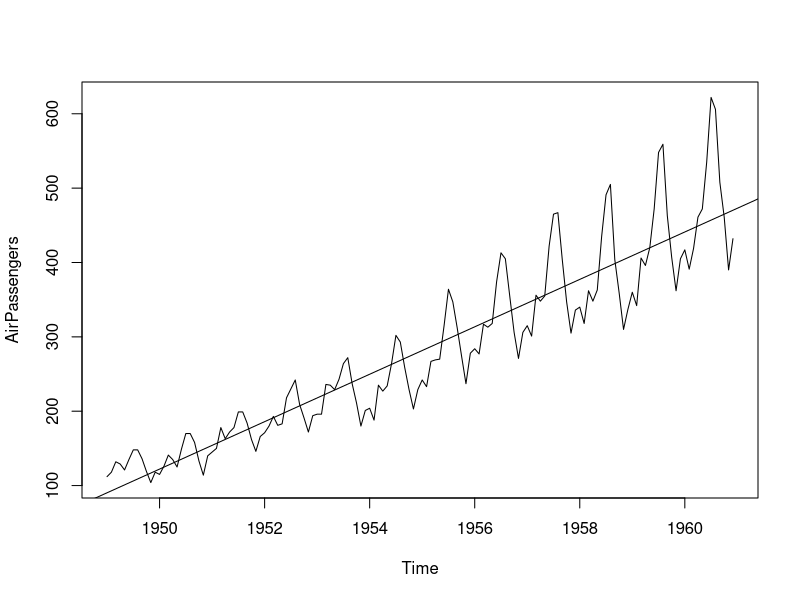
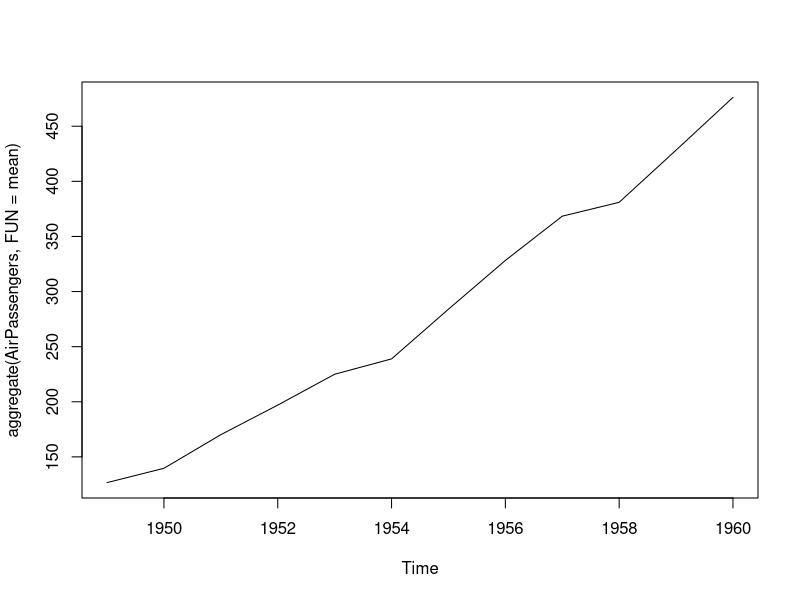
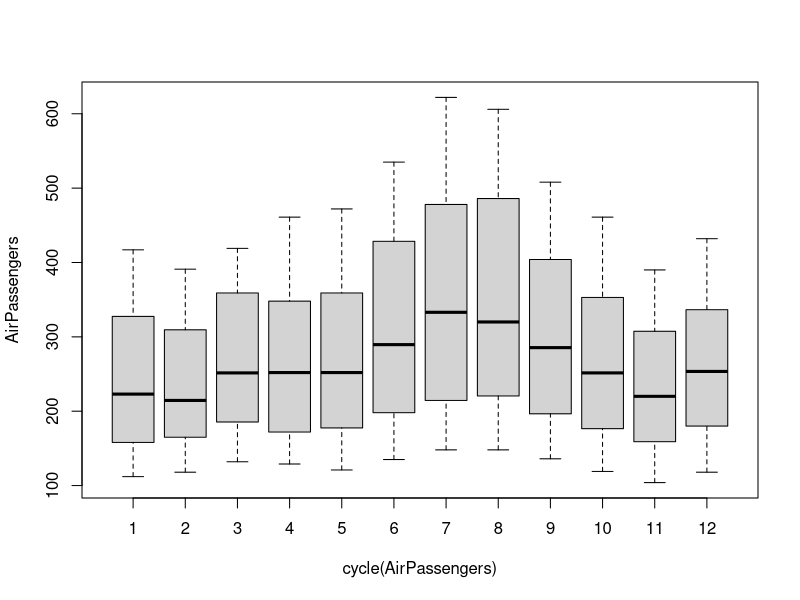
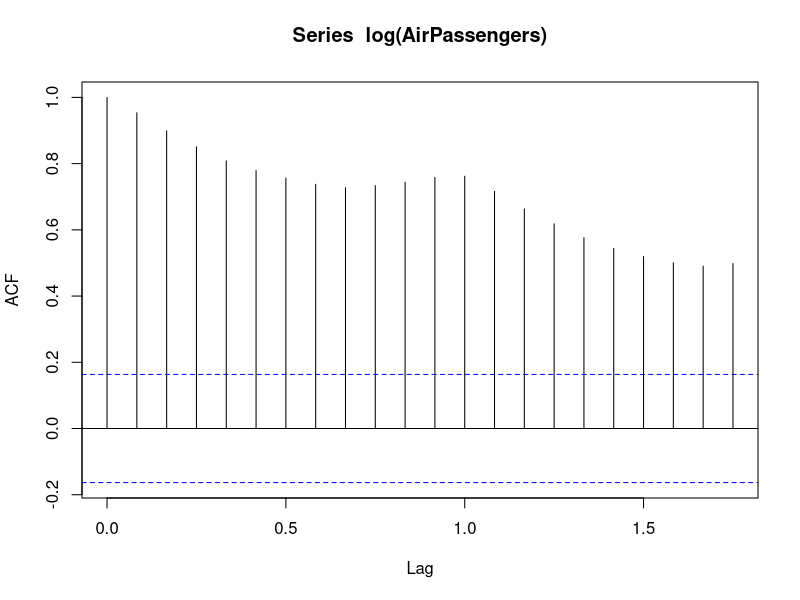
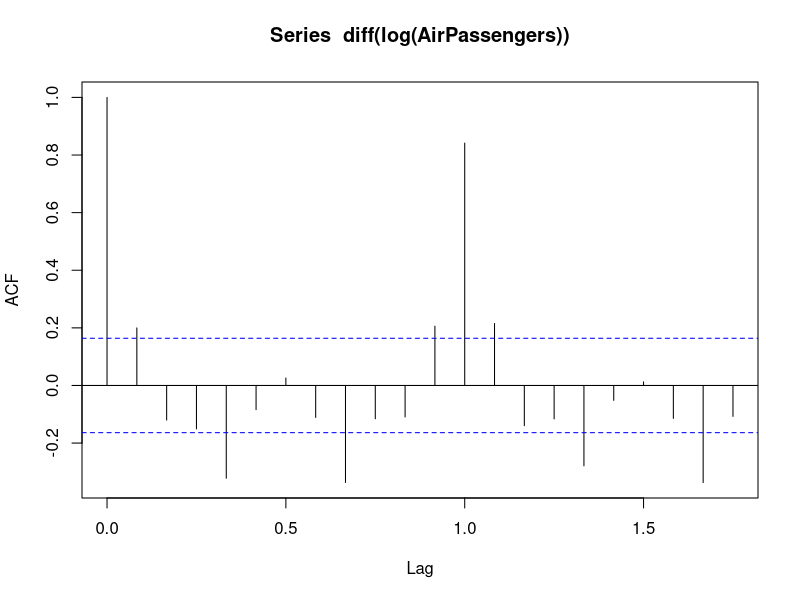

The R source for these figures, in order:
# Load the AirPassengers dataset, which is included in R
data("AirPassengers")

# Display the class of the AirPassengers object
class(AirPassengers)

# Display the start date of the time series
start(AirPassengers)

# Display the end date of the time series
end(AirPassengers)

# Display the frequency of the time series
frequency(AirPassengers)

# Display a summary of the time series, including mean, median, min, max, etc.
summary(AirPassengers)

# Plot the time series data
plot(AirPassengers)

# Add a regression line to the plot using linear regression
abline(reg=lm(AirPassengers ~ time(AirPassengers)))

# Display the cycle of the time series
cycle(AirPassengers)

# Plot the mean values for each cycle of the time series
plot(aggregate(AirPassengers, FUN = mean))

# Create a boxplot of the time series grouped by cycles
boxplot(AirPassengers ~ cycle(AirPassengers))

# Plot the autocorrelation function (ACF) of the logarithm of the time series
acf(log(AirPassengers))

# Plot the ACF of the first difference of the logarithm of the time series
acf(diff(log(AirPassengers)))

# Fit an ARIMA (AutoRegressive Integrated Moving Average) model to the time series
# The model has a non-seasonal difference order of 1, a moving average order of 1,
# and a seasonal difference order of 1 with a seasonal moving average order of 1.
fit <- arima(log(AirPassengers), c(0, 1, 1), seasonal = list(order = c(0, 1, 1), period = 12))
